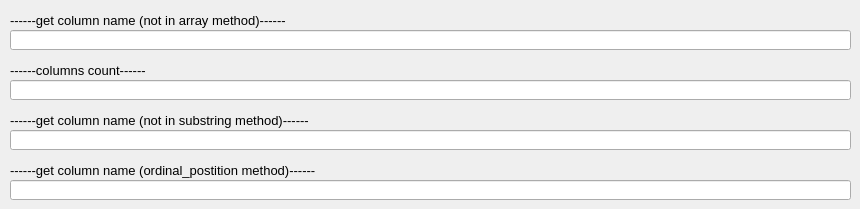
        <widget class="QWidget" name="tab_5">
         <attribute name="title">
          <string>columns</string>
         </attribute>
         <widget class="QLineEdit" name="q_ms_get_column_name">
          <property name="geometry">
           <rect>
            <x>10</x>
            <y>30</y>
            <width>841</width>
            <height>20</height>
           </rect>
          </property>
          <property name="font">
           <font>
            <pointsize>9</pointsize>
           </font>
          </property>
          <property name="text">
           <string/>
          </property>
         </widget>
         <widget class="QLabel" name="label_15">
          <property name="geometry">
           <rect>
            <x>10</x>
            <y>110</y>
            <width>321</width>
            <height>20</height>
           </rect>
          </property>
          <property name="font">
           <font>
            <pointsize>10</pointsize>
           </font>
          </property>
          <property name="text">
           <string>------get column name (not in substring method)------</string>
          </property>
         </widget>
         <widget class="QLineEdit" name="q_ms_get_column_name3">
          <property name="geometry">
           <rect>
            <x>10</x>
            <y>180</y>
            <width>841</width>
            <height>20</height>
           </rect>
          </property>
          <property name="font">
           <font>
            <pointsize>9</pointsize>
           </font>
          </property>
          <property name="text">
           <string/>
          </property>
         </widget>
         <widget class="QLineEdit" name="q_ms_columns_count">
          <property name="geometry">
           <rect>
            <x>10</x>
            <y>80</y>
            <width>841</width>
            <height>20</height>
           </rect>
          </property>
          <property name="font">
           <font>
            <pointsize>9</pointsize>
           </font>
          </property>
          <property name="text">
           <string/>
          </property>
         </widget>
         <widget class="QLineEdit" name="q_ms_get_column_name2">
          <property name="geometry">
           <rect>
            <x>10</x>
            <y>130</y>
            <width>841</width>
            <height>20</height>
           </rect>
          </property>
          <property name="font">
           <font>
            <pointsize>9</pointsize>
           </font>
          </property>
          <property name="text">
           <string/>
          </property>
         </widget>
         <widget class="QLabel" name="label_14">
          <property name="geometry">
           <rect>
            <x>10</x>
            <y>60</y>
            <width>291</width>
            <height>20</height>
           </rect>
          </property>
          <property name="font">
           <font>
            <pointsize>10</pointsize>
           </font>
          </property>
          <property name="text">
           <string>------columns count------</string>
          </property>
         </widget>
         <widget class="QLabel" name="label_16">
          <property name="geometry">
           <rect>
            <x>10</x>
            <y>160</y>
            <width>341</width>
            <height>20</height>
           </rect>
          </property>
          <property name="font">
           <font>
            <pointsize>10</pointsize>
           </font>
          </property>
          <property name="text">
           <string>------get column name (ordinal_postition method)------</string>
          </property>
         </widget>
         <widget class="QLabel" name="label_13">
          <property name="geometry">
           <rect>
            <x>10</x>
            <y>10</y>
            <width>291</width>
            <height>20</height>
           </rect>
          </property>
          <property name="font">
           <font>
            <pointsize>10</pointsize>
           </font>
          </property>
          <property name="text">
           <string>------get column name (not in array method)------</string>
          </property>
         </widget>
        </widget>
